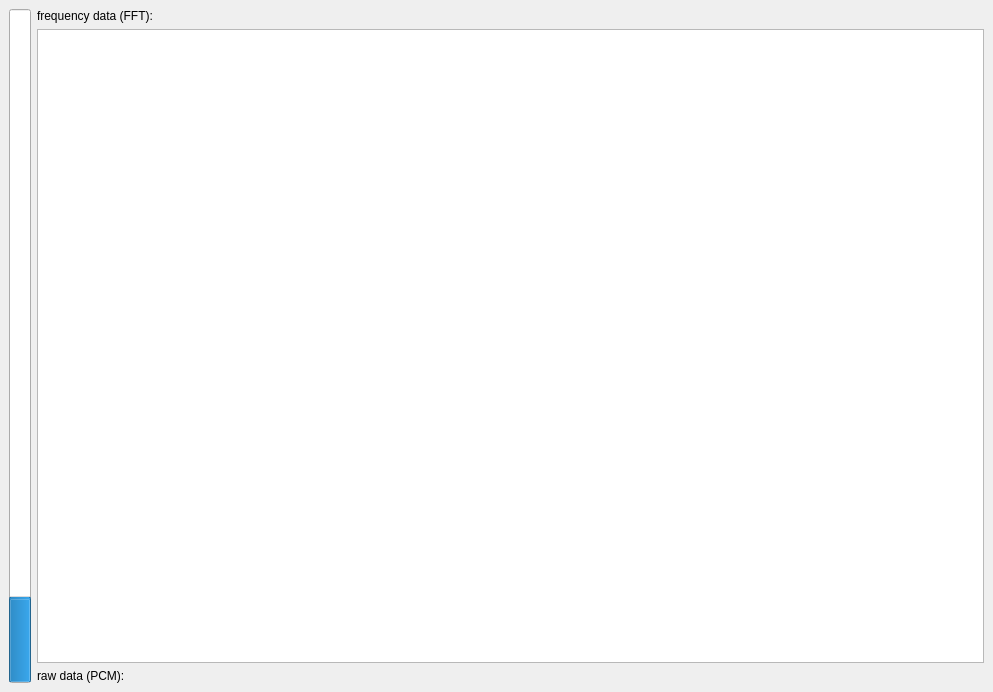
<?xml version="1.0" encoding="UTF-8"?>
<ui version="4.0">
 <class>MainWindow</class>
 <widget class="QMainWindow" name="MainWindow">
  <property name="geometry">
   <rect>
    <x>0</x>
    <y>0</y>
    <width>993</width>
    <height>692</height>
   </rect>
  </property>
  <property name="windowTitle">
   <string>MainWindow</string>
  </property>
  <widget class="QWidget" name="centralwidget">
   <layout class="QHBoxLayout" name="horizontalLayout">
    <item>
     <widget class="QProgressBar" name="pbLevel">
      <property name="maximum">
       <number>1000</number>
      </property>
      <property name="value">
       <number>123</number>
      </property>
      <property name="textVisible">
       <bool>false</bool>
      </property>
      <property name="orientation">
       <enum>Qt::Vertical</enum>
      </property>
     </widget>
    </item>
    <item>
     <widget class="QFrame" name="frame">
      <property name="frameShape">
       <enum>QFrame::NoFrame</enum>
      </property>
      <property name="frameShadow">
       <enum>QFrame::Plain</enum>
      </property>
      <layout class="QVBoxLayout" name="verticalLayout">
       <property name="margin">
        <number>0</number>
       </property>
       <item>
        <widget class="QLabel" name="label">
         <property name="text">
          <string>frequency data (FFT):</string>
         </property>
        </widget>
       </item>
       <item>
        <widget class="PlotWidget" name="grFFT"/>
       </item>
       <item>
        <widget class="QLabel" name="label_2">
         <property name="text">
          <string>raw data (PCM):</string>
         </property>
        </widget>
       </item>
      </layout>
     </widget>
    </item>
   </layout>
  </widget>
 </widget>
 <customwidgets>
  <customwidget>
   <class>PlotWidget</class>
   <extends>QGraphicsView</extends>
   <header>pyqtgraph</header>
  </customwidget>
 </customwidgets>
 <resources/>
 <connections/>
</ui>
